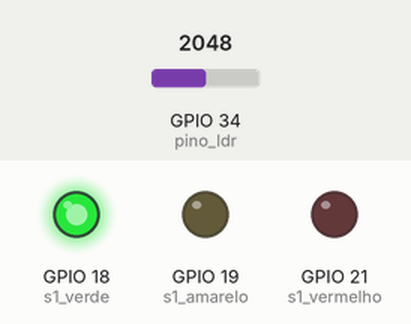
A sketch run on a simulated ESP32. Parts: output pins drawn as LEDs (lit = HIGH). Dashed ring = blinking. Inputs (shaded band) come from the test bench; at power-on: GPIO 34 (pino_ldr) = 2048. WiFi joins after 1.5 s; servers stay silent unless stated; no MQTT or app messages arrive unless stated; what the sketch prints to the serial monitor is not drawn.

Above: at 2.7 s.
2.8 s: GPIO 34 (pino_ldr) set to 440
5.8 s: GPIO 34 (pino_ldr) set to 370
At 6.9 s:
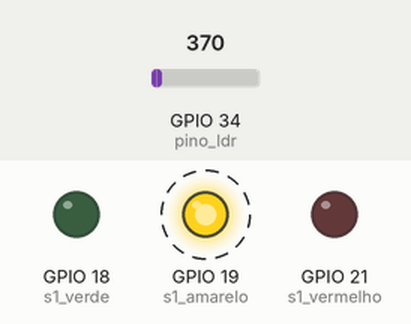
8.8 s: GPIO 34 (pino_ldr) set to 491
At 10.0 s:
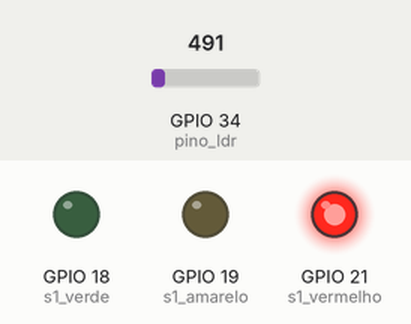
Timing chart, 0 to 16.4 s (numbered marks = the images above; inputs shaded):
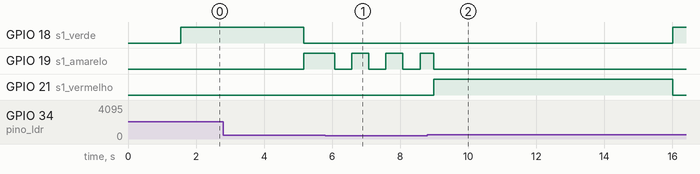

Measured:
- the behaviour switches between 400 and 399 on GPIO 34 (pino_ldr) (found by bisection; images 0 and 1)
- after the input at 5.8 s, GPIO 21 (s1_vermelho): stays LOW (without the input it goes to HIGH after 1.4 s)
- after the input at 8.8 s, GPIO 18 (s1_verde): LOW → HIGH after 7.2 s; GPIO 21 (s1_vermelho): LOW → HIGH after 0.19 s, → LOW 7.0 s later

The sketch:

semaforo_1.ino
```cpp
#include <WiFi.h>
#include <WebServer.h>
#include <PubSubClient.h> // Lembre-se de instalar esta biblioteca

// --- Configurações de Wi-Fi ---
const char* ssid = "NOME_DA_SUA_REDE";
const char* password = "SENHA_DA_SUA_REDE";

// --- Configurações MQTT ---
const char* mqtt_server = "broker.hivemq.com";
WiFiClient espClient;
PubSubClient client(espClient);
const char* topic = "meu-semaforo-smart-city/estado"; // Nome do "grupo"

// --- Pinos ---
const int s1_verde = 18;
const int s1_amarelo = 19;
const int s1_vermelho = 21;
const int pino_ldr = 34; // Pino de leitura analógica

// --- Variáveis de Controle ---
WebServer server(80);
int valorLDR = 0;
bool modoNoturnoAtivo = false;
int limiteLuz = 400; // ATENÇÃO: Ajuste este valor conforme a luz da sua sala
unsigned long tempoAnterior = 0;
int estadoSemaforo = 0;
String estadoAtualParaPublicar = "";

void setup() {
  Serial.begin(115200);
  setupPinos();
  conectarWiFi();

  // Configura o servidor MQTT
  client.setServer(mqtt_server, 1883); // Porta padrão do MQTT

  // Inicia o servidor Web (da Parte 2)
  server.on("/", handleRoot);
  server.begin();
}

void loop() {
  server.handleClient(); // Mantém a interface web ativa

  // Garante que está conectado ao MQTT
  if (!client.connected()) {
    reconnectMQTT();
  }
  client.loop(); // Mantém o MQTT ativo

  // Leitura do Sensor
  valorLDR = analogRead(pino_ldr);
  modoNoturnoAtivo = (valorLDR < limiteLuz);

  // Lógica principal
  if (modoNoturnoAtivo) {
    executarModoNoturno();
    estadoAtualParaPublicar = "noite";
  } else {
    executarCicloNormal();
    // O estado (ex: "s1_verde") é definido dentro da função
  }

  // Publica o estado no Tópico MQTT
  // (Vamos publicar apenas se o estado mudar, para evitar spam)
  static String ultimoEstadoPublicado = "";
  if (estadoAtualParaPublicar != ultimoEstadoPublicado) {
    client.publish(topic, estadoAtualParaPublicar.c_str());
    ultimoEstadoPublicado = estadoAtualParaPublicar;
  }

  delay(100); // Pequena pausa para estabilidade
}

// --- Funções de Conexão ---
void conectarWiFi() {
  Serial.print("Conectando ao WiFi...");
  WiFi.begin(ssid, password);
  while (WiFi.status() != WL_CONNECTED) {
    delay(500); Serial.print(".");
  }
  Serial.println("\nWiFi Conectado!");
  Serial.print("IP da Interface Web: ");
  Serial.println(WiFi.localIP());
}

void reconnectMQTT() {
  while (!client.connected()) {
    Serial.print("Conectando ao MQTT Broker...");
    // ID único para este cliente
    if (client.connect("ESP32_Mestre_LDR")) {
      Serial.println("Conectado!");
    } else {
      Serial.print("falhou, rc=");
      Serial.print(client.state());
      Serial.println(" tentando novamente em 5s");
      delay(5000);
    }
  }
}

// --- Funções do Semáforo 1 ---
void executarModoNoturno() {
  // Amarelo piscante
  digitalWrite(s1_verde, LOW); digitalWrite(s1_vermelho, LOW);
  int estado = (millis() / 500) % 2; // Pisca a cada 500ms
  digitalWrite(s1_amarelo, estado);
}

void executarCicloNormal() {
  unsigned long tempoAtual = millis();

  switch (estadoSemaforo) {
    case 0: // S1 Verde
      configuraLuzesS1(HIGH, LOW, LOW);
      estadoAtualParaPublicar = "s1_verde";
      if (tempoAtual - tempoAnterior > 5000) { estadoSemaforo = 1; tempoAnterior = tempoAtual; }
      break;
    case 1: // S1 Amarelo
      configuraLuzesS1(LOW, HIGH, LOW);
      estadoAtualParaPublicar = "s1_amarelo";
      if (tempoAtual - tempoAnterior > 2000) { estadoSemaforo = 2; tempoAnterior = tempoAtual; }
      break;
    case 2: // S1 Vermelho (dá vez ao S2)
      configuraLuzesS1(LOW, LOW, HIGH);
      estadoAtualParaPublicar = "s1_vermelho";
      // Tempo de S2 (verde 5s + amarelo 2s) = 7s
      if (tempoAtual - tempoAnterior > 7000) { estadoSemaforo = 0; tempoAnterior = tempoAtual; }
      break;
  }
}

// --- Funções de Setup/Auxiliares ---
void setupPinos() {
  pinMode(s1_verde, OUTPUT); pinMode(s1_amarelo, OUTPUT); pinMode(s1_vermelho, OUTPUT);
  pinMode(pino_ldr, INPUT);
}
void configuraLuzesS1(int v, int a, int r) {
  digitalWrite(s1_verde, v); digitalWrite(s1_amarelo, a); digitalWrite(s1_vermelho, r);
}

// --- Interface Web (HTML) - CORRIGIDA ---
void handleRoot() {
  String html = "<!DOCTYPE html><html><head><meta charset='UTF-8'>";
  html += "<meta name='viewport' content='width=device-width, initial-scale=1'>";
  html += "<meta http-equiv='refresh' content='2'>"; // Atualiza a cada 2s
  html += "<style>body{font-family: Arial; text-align: center; margin-top: 50px;}";
  html += ".card{box-shadow: 0 4px 8px 0 rgba(0,0,0,0.2); padding: 20px; width: 300px; margin: auto;}";
  html += "</style></head><body>";

  html += "<div class='card'><h1>🚦 Smart City Control (Mestre)</h1>";
  html += "<p>Luminosidade (LDR): <strong>" + String(valorLDR) + "</strong></p>";

  if(modoNoturnoAtivo) {
    html += "<h2 style='color:orange;'>🌙 MODO NOTURNO</h2>";
  } else {
    html += "<h2 style='color:green;'>☀️ TRÁFEGO NORMAL</h2>";
  }

  html += "<p>Estado Publicado: <strong>" + estadoAtualParaPublicar + "</strong></p>";
  html += "</div></body></html>";

  server.send(200, "text/html", html);
}
```
